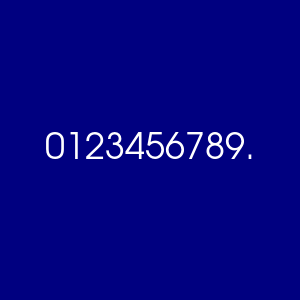

The script that drew this image:
#!/usr/bin/env python

# Test vtkTextActor rendering with depth peeling.

import vtkmodules.vtkInteractionStyle  # noqa: F401
import vtkmodules.vtkRenderingFreeType  # noqa: F401
import vtkmodules.vtkRenderingOpenGL2  # noqa: F401

from vtkmodules.vtkRenderingCore import (
    vtkRenderWindow,
    vtkRenderWindowInteractor,
    vtkRenderer,
    vtkTextActor,
)

# Text actor
text_actor = vtkTextActor()
text_actor.SetInput("0123456789.")
text_actor.SetDisplayPosition(150, 150)
text_actor.GetTextProperty().SetJustificationToCentered()
text_actor.GetTextProperty().SetVerticalJustificationToCentered()
text_actor.GetTextProperty().SetFontFamilyToArial()
text_actor.GetTextProperty().SetFontSize(36)

# Renderer with depth peeling
renderer = vtkRenderer()
renderer.SetBackground(0.0, 0.0, 0.5)
renderer.SetUseDepthPeeling(1)
renderer.SetMaximumNumberOfPeels(200)
renderer.SetOcclusionRatio(0.1)
renderer.AddActor(text_actor)

# Window
render_window = vtkRenderWindow()
render_window.AddRenderer(renderer)
render_window.SetWindowName("text actor depth peeling")
render_window.SetMultiSamples(1)
render_window.SetAlphaBitPlanes(1)
render_window.SetSize(300, 300)

# Interactor
interactor = vtkRenderWindowInteractor()
interactor.SetRenderWindow(render_window)

render_window.Render()
renderer.ResetCamera()
render_window.Render()
interactor.Initialize()
interactor.Start()
